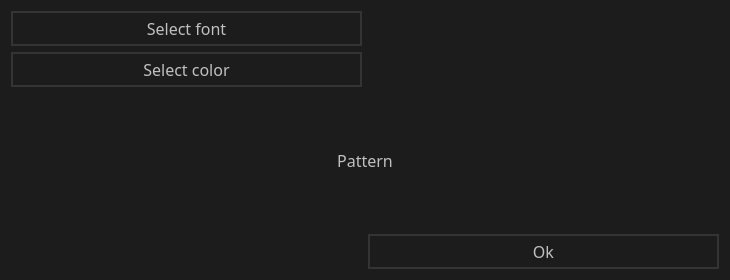
<?xml version="1.0" encoding="UTF-8"?>
<ui version="4.0">
 <class>StyleDialog</class>
 <widget class="QDialog" name="StyleDialog">
  <property name="geometry">
   <rect>
    <x>0</x>
    <y>0</y>
    <width>730</width>
    <height>280</height>
   </rect>
  </property>
  <property name="sizePolicy">
   <sizepolicy hsizetype="Fixed" vsizetype="Fixed">
    <horstretch>0</horstretch>
    <verstretch>0</verstretch>
   </sizepolicy>
  </property>
  <property name="minimumSize">
   <size>
    <width>730</width>
    <height>280</height>
   </size>
  </property>
  <property name="windowTitle">
   <string>Dialog</string>
  </property>
  <property name="styleSheet">
   <string notr="true">background: rgb(28, 28, 28);
color:silver;</string>
  </property>
  <layout class="QGridLayout" name="gridLayout">
   <item row="1" column="0">
    <widget class="QPushButton" name="selectColor">
     <property name="font">
      <font>
       <family>Gadugi</family>
       <pointsize>12</pointsize>
      </font>
     </property>
     <property name="cursor">
      <cursorShape>PointingHandCursor</cursorShape>
     </property>
     <property name="styleSheet">
      <string notr="true">color: silver;
border-width: 2px;
border-style: solid;
border-color: rgb(52, 52, 52);
padding: 4px;</string>
     </property>
     <property name="text">
      <string>Select color</string>
     </property>
    </widget>
   </item>
   <item row="3" column="1">
    <widget class="QPushButton" name="pushButton">
     <property name="font">
      <font>
       <family>Gadugi</family>
       <pointsize>12</pointsize>
      </font>
     </property>
     <property name="cursor">
      <cursorShape>PointingHandCursor</cursorShape>
     </property>
     <property name="styleSheet">
      <string notr="true">color: silver;
border-width: 2px;
border-style: solid;
border-color: rgb(52, 52, 52);
padding: 4px;</string>
     </property>
     <property name="text">
      <string>Ok</string>
     </property>
    </widget>
   </item>
   <item row="0" column="0">
    <widget class="QPushButton" name="selectFont">
     <property name="font">
      <font>
       <family>Gadugi</family>
       <pointsize>12</pointsize>
      </font>
     </property>
     <property name="cursor">
      <cursorShape>PointingHandCursor</cursorShape>
     </property>
     <property name="styleSheet">
      <string notr="true">color: silver;
border-width: 2px;
border-style: solid;
border-color: rgb(52, 52, 52);
padding: 4px;</string>
     </property>
     <property name="text">
      <string>Select font</string>
     </property>
    </widget>
   </item>
   <item row="0" column="1" rowspan="2">
    <layout class="QVBoxLayout" name="verticalLayout">
     <item>
      <widget class="QLabel" name="currentFont">
       <property name="font">
        <font>
         <family>Gadugi</family>
         <pointsize>12</pointsize>
        </font>
       </property>
       <property name="text">
        <string/>
       </property>
      </widget>
     </item>
     <item>
      <widget class="QLabel" name="currentColor">
       <property name="font">
        <font>
         <family>Gadugi</family>
         <pointsize>12</pointsize>
        </font>
       </property>
       <property name="text">
        <string/>
       </property>
      </widget>
     </item>
    </layout>
   </item>
   <item row="2" column="0" colspan="2">
    <widget class="QLabel" name="Pattern">
     <property name="font">
      <font>
       <family>Gadugi</family>
       <pointsize>12</pointsize>
      </font>
     </property>
     <property name="text">
      <string>Pattern</string>
     </property>
     <property name="alignment">
      <set>Qt::AlignCenter</set>
     </property>
    </widget>
   </item>
  </layout>
 </widget>
 <resources/>
 <connections/>
</ui>
